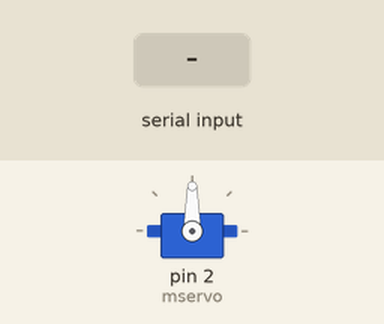
Recording of a sketch running on a simulated Arduino Mega 2560, built with avr-gcc and run on an emulated ATmega2560. Parts: servo. Inputs (shaded band) come from the test bench.

Above: at 1.2 s.
1.3 s: "1" received over the second serial link
At 2.7 s:
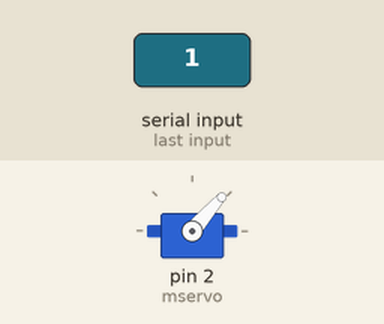
3.2 s: "0" received over the second serial link
At 4.5 s:
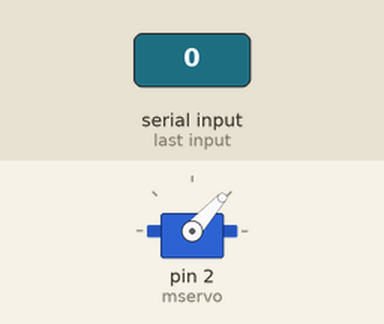
Timing chart, 0 to 6.2 s (numbered marks = the images above; inputs shaded):
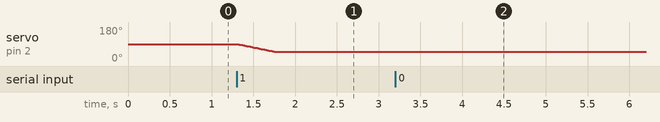

The sketch:

servo.ino
```cpp
#define hwSerial Serial1

#include <Servo.h>
#include <elapsedMillis.h>

elapsedMillis timeElapsed;

String readBuffer ="";
Servo mservo;

int position = 90;
int destPosition = position;

void setup()
{
  Serial.begin(9600);
  hwSerial.begin(115200,SERIAL_8N1);
  //while(!Serial);
  ///Serial.println("Serial init complete");

  //hwSerial.print("AT");

  mservo.attach(2,400,2400);
  mservo.write(position);
}

void loop()
{

  if (hwSerial.available()) {
     destPosition = hwSerial.read();
     hwSerial.write(position);
  }
  if( timeElapsed > 10 ){
    move();
    timeElapsed = 0;
  }
}

void move(){
  int diff = destPosition - position;
  if( diff > 0 ){
    mservo.write( ++position );
  }
  else if( diff < 0 ){
    mservo.write( --position );
  }
}
```

Measured:
- after the input at 1.3 s, servo on pin 2 (mservo): moves from 90° to 49° over 0.44 s, starting at once
- after the input at 3.2 s, servo on pin 2 (mservo): 49° → 48° at once
